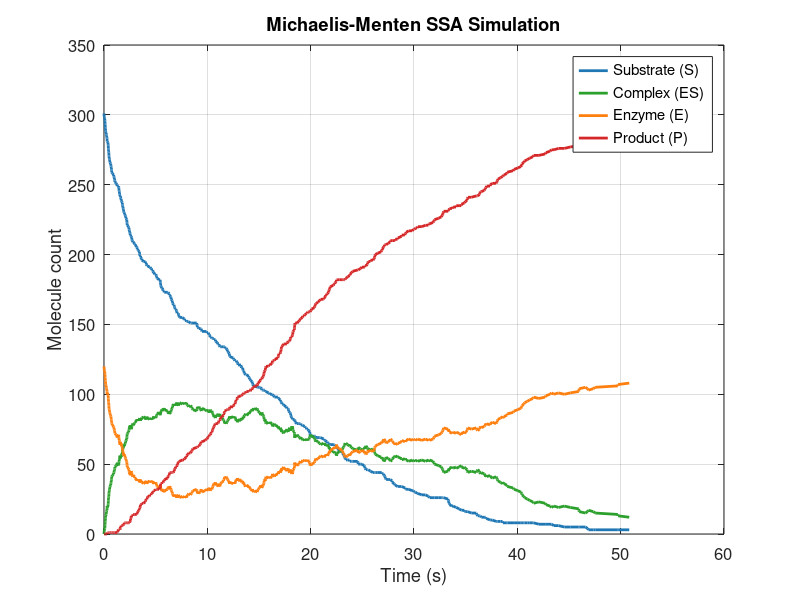

Here is the MATLAB script that generated this plot:
function SSA_MM()
    % Parameters and Initial Conditions
    nA = 6.023e23;
    vol = 1e-15;
    c = [1e6/(nA*vol); 1e-4; 0.1];
    % Stoichiometric matrix
    V = [-1  1  0; -1  1  1; 1 -1 -1; 0  0  1];
    % Initial state
    X = [round(5e-7*nA*vol); round(2e-7*nA*vol); 0; 0];
    % Simulation setup
    t = 0;
    tfinal = 50;
    results = [t X'];
    
    % Gillespie
    while t < tfinal 
        % Step 1: Evaluate propensities and their sum
        a = [c(1)*X(1)*X(2)   % S+E->ES
             c(2)*X(3)         % ES->S+E
             c(3)*X(3)];      % ES->P+E
        a0 = sum(a);

        % Step 3: Select reaction index j
        j = find(cumsum(a) >= rand*a0, 1);
        % Step 4: Time step
        tau = log(1/rand)/a0;
        % Step 5: Update state, time, and results
        X = X + V(:,j);
        t = t + tau;
        results(end+1,:) = [t X'];
    end
    
    % Plot
    figure('Color','white');
    plot(results(:,1), results(:,2), 'LineWidth', 2, 'Color', '#1f77b4'); % S
    hold on;
    plot(results(:,1), results(:,4), 'LineWidth', 2, 'Color', '#2ca02c'); % ES
    plot(results(:,1), results(:,3), 'LineWidth', 2, 'Color', '#ff7f0e'); % E
    plot(results(:,1), results(:,5), 'LineWidth', 2, 'Color', '#d62728'); % P
    hold off;
    
    legend({'Substrate (S)','Complex (ES)','Enzyme (E)','Product (P)'}, ...
           'Location', 'best');
    xlabel('Time (s)'); 
    ylabel('Molecule count');
    title('Michaelis-Menten SSA Simulation');
    grid on;
    set(gca, 'FontSize', 12);
end